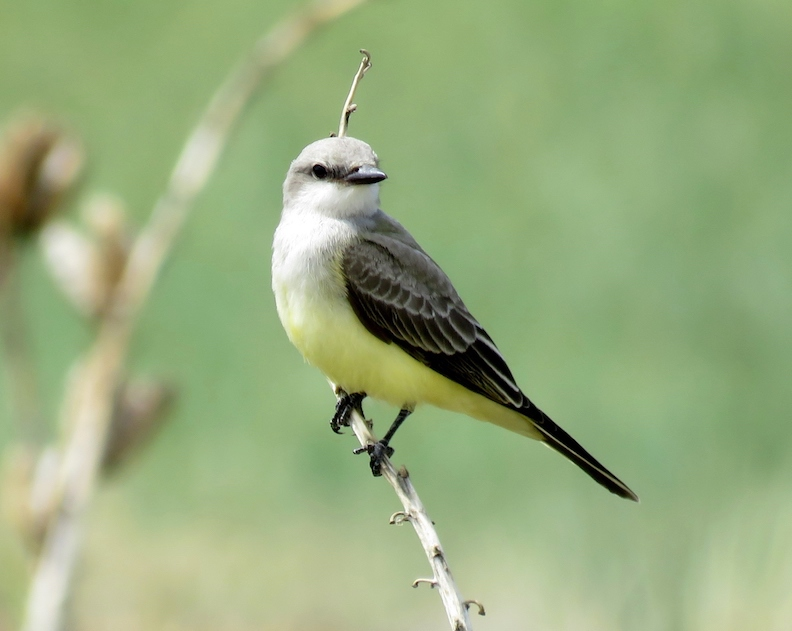
//> input picture sobel-operator/Sobel Operator (Type B)/image.JPG, 792 x 631 px
$ ./main   (built with g++ and OpenCV 4)
//> lines starting //> are read from the running program, lines starting //| are printed output that depends on the picture
### sobel-operator/Sobel Operator (Type B)/EdgeVision.hpp
#ifndef __EDGEVISION_H_
#define __EDGEVISION_H_

#include <opencv2/core/core.hpp>
#include <opencv2/imgproc/imgproc.hpp>
#include <opencv2/highgui/highgui.hpp>
#include <vector>

using namespace std;
using namespace cv;

#define KERNEL_X 3
#define KERNEL_Y 3

class Vision
{
private:
    int kernelAreaDotProd_X;
    int kernelAreaDotProd_Y;

public:
    Vision();
    Mat SobelConv2D(Mat src, Mat dst);
};
#endif

### sobel-operator/Sobel Operator (Type B)/EdgeVision.cpp
#include <iostream>
#include <opencv2/core/core.hpp>
#include <opencv2/imgproc/imgproc.hpp>
#include <opencv2/highgui/highgui.hpp>
#include <vector>
#include "EdgeVision.hpp"

Vision::Vision()
{
    kernelAreaDotProd_X = 0;
    kernelAreaDotProd_Y = 0;
}

Mat Vision::SobelConv2D(Mat convSrcImg, Mat convDstImg)
{
    int convRow = 0, convCol = 0;
    int kernelRow = 0, kernelCol = 0;
    int convDstRow = 1, convDstCol = 1;
    int gradient = 0;

    const int kernel_vertical[KERNEL_X][KERNEL_Y] = {
        { 1, 0, -1 },
        { 2, 0, -2 },
        { 1, 0, -1 }
    }; // initialize sobel vertical kernel

    cout << "Sobel Vertical Kernel Vector = [ ";
    for (int i = 0; i < KERNEL_X; i++)
        for (int j = 0; j < KERNEL_Y; j++) cout << kernel_vertical[i][j] << ", ";

    cout << "]";
    cout << endl;

    const int kernel_horizontal[KERNEL_X][KERNEL_Y] = {
        { 1, 2, 1 },
        { 0, 0, 0 },
        { -1, -2, -1 }
    }; // initialize sobel horizontal kernel

    cout << "Sobel Horizontal Kernel Vector = [ ";
    for (int i = 0; i < KERNEL_X; i++)
        for (int j = 0; j < KERNEL_Y; j++) cout << kernel_horizontal[i][j] << ", ";

    cout << "]";
    cout << endl << "Vision2D :: Kernel vectors created.." << endl << endl;
    cout << "Vision2D :: Sobel Convolution started.." << endl;

    while (convRow <= convSrcImg.rows - KERNEL_X && convCol <= convSrcImg.cols - KERNEL_Y)
    {
        for (int row = convRow; row < convRow + KERNEL_X; row++)
        {
            for (int col = convCol; col < convCol + KERNEL_Y; col++) // sobel conv (x and y; duo processing)
            {
                kernelAreaDotProd_X += (int)convSrcImg.at<uchar>(row, col) * kernel_vertical[kernelRow][kernelCol];
                kernelAreaDotProd_Y += (int)convSrcImg.at<uchar>(row, col) * kernel_horizontal[kernelRow][kernelCol];
                kernelCol++;
            }

            kernelCol = 0;
            kernelRow++;
        }

        kernelRow = 0; kernelCol = 0;

        if (convDstCol <= convDstImg.cols - 2)
        {
            gradient = kernelAreaDotProd_X * kernelAreaDotProd_X + kernelAreaDotProd_Y * kernelAreaDotProd_Y;

            if (gradient > 10000) convDstImg.at<uchar>(convDstRow, convDstCol) = 255; // ReLU thresholding
            else convDstImg.at<uchar>(convDstRow, convDstCol) = 0;

            convDstCol++;
        }
        else
        {
            convDstRow++; convDstCol = 1;
            gradient = kernelAreaDotProd_X * kernelAreaDotProd_X + kernelAreaDotProd_Y * kernelAreaDotProd_Y;

            if (gradient > 10000) convDstImg.at<uchar>(convDstRow, convDstCol) = 255; // ReLU thresholding
            else convDstImg.at<uchar>(convDstRow, convDstCol) = 0;

            convDstCol++;
        }

        if (convCol < convSrcImg.cols - KERNEL_X) convCol++;
        else { convRow++; startCol = 0; }

        kernelAreaDotProd_X = 0;
        kernelAreaDotProd_Y = 0;
    }

    cout << "Vision2D :: PROCESS COMPLETE ..." << endl << endl;

    return convDstImg;
}

### sobel-operator/Sobel Operator (Type B)/main.cpp


#include <iostream>
#include <opencv2/core/core.hpp>
#include <opencv2/imgproc/imgproc.hpp>
#include <opencv2/highgui/highgui.hpp>
#include "EdgeVision.hpp"

using namespace std;
using namespace cv;

int main()
{
    Mat input = imread("image.jpg");
//> input is the input picture: 631 rows x 792 cols, CV_8UC3; mean B, G, R 125.5, 171.8, 151.2
    Mat convSrcImg;
    Mat convDstImg;

    if (!input.data) // failed to read image
    {
        cout << "Failed to load or find input image..." << endl;
        cin.get();
        return -1;
    }

    namedWindow("Original Input Image", CV_WINDOW_AUTOSIZE);
    imshow("Original Input Image", input);

    cvtColor(input, convSrcImg, CV_BGR2GRAY);
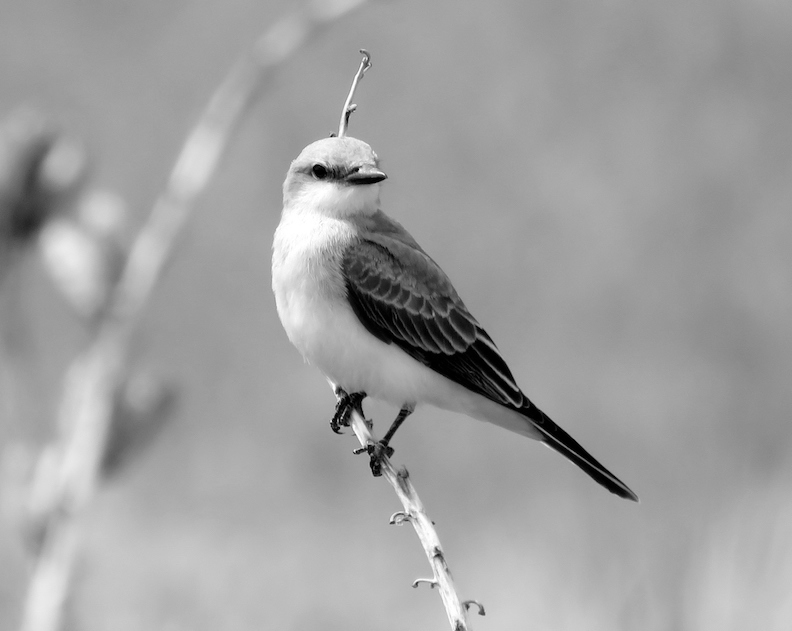
//> convSrcImg: 631 rows x 792 cols, CV_8UC1; min 0, max 255, mean 160.4
    namedWindow("Grayscale Image of Input Image (ConvSrc)", CV_WINDOW_AUTOSIZE);
    imshow("Grayscale Image of Input Image (ConvSrc)", convSrcImg);

    convDstImg = convSrcImg.clone();

    Vision vision;
    vision.SobelConv2D(convSrcImg, convDstImg); // declaring convolution opr func
//> (the run ends here: the program needs code that is not available in this run, at `else { convRow++; startCol = 0; }`)
